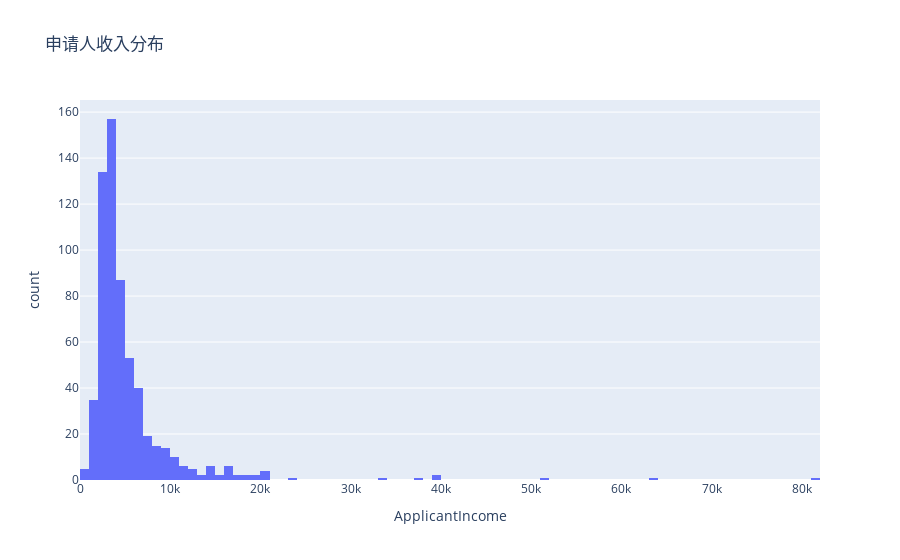

Write notebook code for a chart like this one.
### Markdown cell above
现在我们来看看申请人收入列的分布情况：

### Code cell
import plotly.express as px
fig_applicant_income = px.histogram(df,x='ApplicantIncome',title='申请人收入分布')
fig_applicant_income.show()

### Figure 1 — Plotly figure (JSON) as saved in the notebook; plotly's stock layout.template omitted (floating-point values rounded to 4 significant figures; data arrays with more than 128 entries replaced by an {"elided": "..."} marker saying what was removed)
{"data": [{"bingroup": "x", "hovertemplate": "ApplicantIncome=%{x}<br>count=%{y}<extra></extra>", "legendgroup": "", "marker": {"color": "#636efa", "pattern": {"shape": ""}}, "name": "", "orientation": "v", "showlegend": false, "type": "histogram", "x": {"elided": "614 int values"}, "xaxis": "x", "yaxis": "y"}], "layout": {"barmode": "relative", "legend": {"tracegroupgap": 0}, "title": {"text": "申请人收入分布"}, "xaxis": {"anchor": "y", "domain": [0, 1], "title": {"text": "ApplicantIncome"}}, "yaxis": {"anchor": "x", "domain": [0, 1], "title": {"text": "count"}}}}
